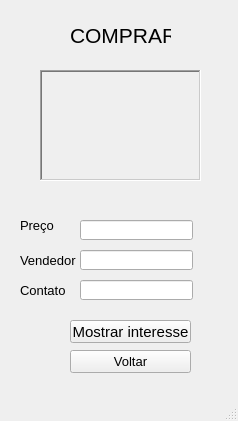
<?xml version="1.0" encoding="UTF-8"?>
<ui version="4.0">
 <class>MainWindow</class>
 <widget class="QMainWindow" name="MainWindow">
  <property name="geometry">
   <rect>
    <x>0</x>
    <y>0</y>
    <width>238</width>
    <height>421</height>
   </rect>
  </property>
  <property name="font">
   <font>
    <pointsize>16</pointsize>
   </font>
  </property>
  <property name="windowTitle">
   <string>MainWindow</string>
  </property>
  <widget class="QWidget" name="centralwidget">
   <widget class="QLabel" name="label_10">
    <property name="geometry">
     <rect>
      <x>40</x>
      <y>70</y>
      <width>161</width>
      <height>111</height>
     </rect>
    </property>
    <property name="frameShape">
     <enum>QFrame::WinPanel</enum>
    </property>
    <property name="frameShadow">
     <enum>QFrame::Sunken</enum>
    </property>
    <property name="text">
     <string/>
    </property>
    <property name="pixmap">
     <pixmap>../../../../../../Imagens/2.jpg</pixmap>
    </property>
    <property name="scaledContents">
     <bool>true</bool>
    </property>
   </widget>
   <widget class="QLabel" name="label">
    <property name="geometry">
     <rect>
      <x>70</x>
      <y>10</y>
      <width>101</width>
      <height>51</height>
     </rect>
    </property>
    <property name="cursor">
     <cursorShape>PointingHandCursor</cursorShape>
    </property>
    <property name="text">
     <string>COMPRAR</string>
    </property>
   </widget>
   <widget class="QLabel" name="label_2">
    <property name="geometry">
     <rect>
      <x>20</x>
      <y>210</y>
      <width>61</width>
      <height>31</height>
     </rect>
    </property>
    <property name="font">
     <font>
      <pointsize>10</pointsize>
     </font>
    </property>
    <property name="text">
     <string>Preço</string>
    </property>
   </widget>
   <widget class="QLabel" name="label_3">
    <property name="geometry">
     <rect>
      <x>20</x>
      <y>250</y>
      <width>61</width>
      <height>21</height>
     </rect>
    </property>
    <property name="font">
     <font>
      <pointsize>10</pointsize>
     </font>
    </property>
    <property name="text">
     <string>Vendedor</string>
    </property>
   </widget>
   <widget class="QLineEdit" name="lineEdit">
    <property name="geometry">
     <rect>
      <x>80</x>
      <y>220</y>
      <width>113</width>
      <height>20</height>
     </rect>
    </property>
   </widget>
   <widget class="QLineEdit" name="lineEdit_2">
    <property name="geometry">
     <rect>
      <x>80</x>
      <y>250</y>
      <width>113</width>
      <height>20</height>
     </rect>
    </property>
   </widget>
   <widget class="QPushButton" name="pushButton">
    <property name="geometry">
     <rect>
      <x>70</x>
      <y>320</y>
      <width>121</width>
      <height>23</height>
     </rect>
    </property>
    <property name="font">
     <font>
      <pointsize>11</pointsize>
     </font>
    </property>
    <property name="text">
     <string>Mostrar interesse</string>
    </property>
   </widget>
   <widget class="QLineEdit" name="lineEdit_3">
    <property name="geometry">
     <rect>
      <x>80</x>
      <y>280</y>
      <width>113</width>
      <height>20</height>
     </rect>
    </property>
    <property name="text">
     <string/>
    </property>
   </widget>
   <widget class="QLabel" name="label_4">
    <property name="geometry">
     <rect>
      <x>20</x>
      <y>280</y>
      <width>61</width>
      <height>21</height>
     </rect>
    </property>
    <property name="font">
     <font>
      <pointsize>10</pointsize>
     </font>
    </property>
    <property name="text">
     <string>Contato</string>
    </property>
   </widget>
   <widget class="QPushButton" name="pushButton_2">
    <property name="geometry">
     <rect>
      <x>70</x>
      <y>350</y>
      <width>121</width>
      <height>23</height>
     </rect>
    </property>
    <property name="font">
     <font>
      <pointsize>10</pointsize>
     </font>
    </property>
    <property name="text">
     <string>Voltar</string>
    </property>
   </widget>
  </widget>
  <widget class="QStatusBar" name="statusbar"/>
 </widget>
 <resources/>
 <connections/>
</ui>
